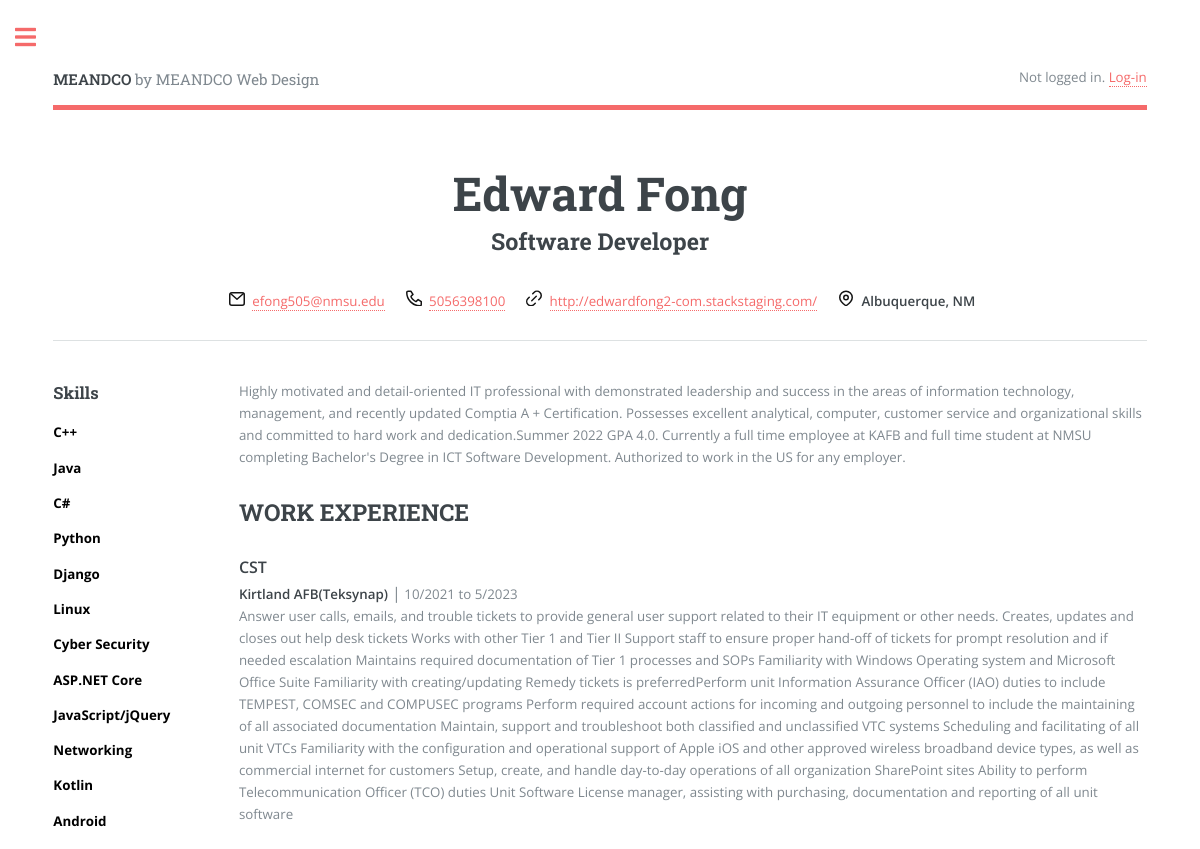
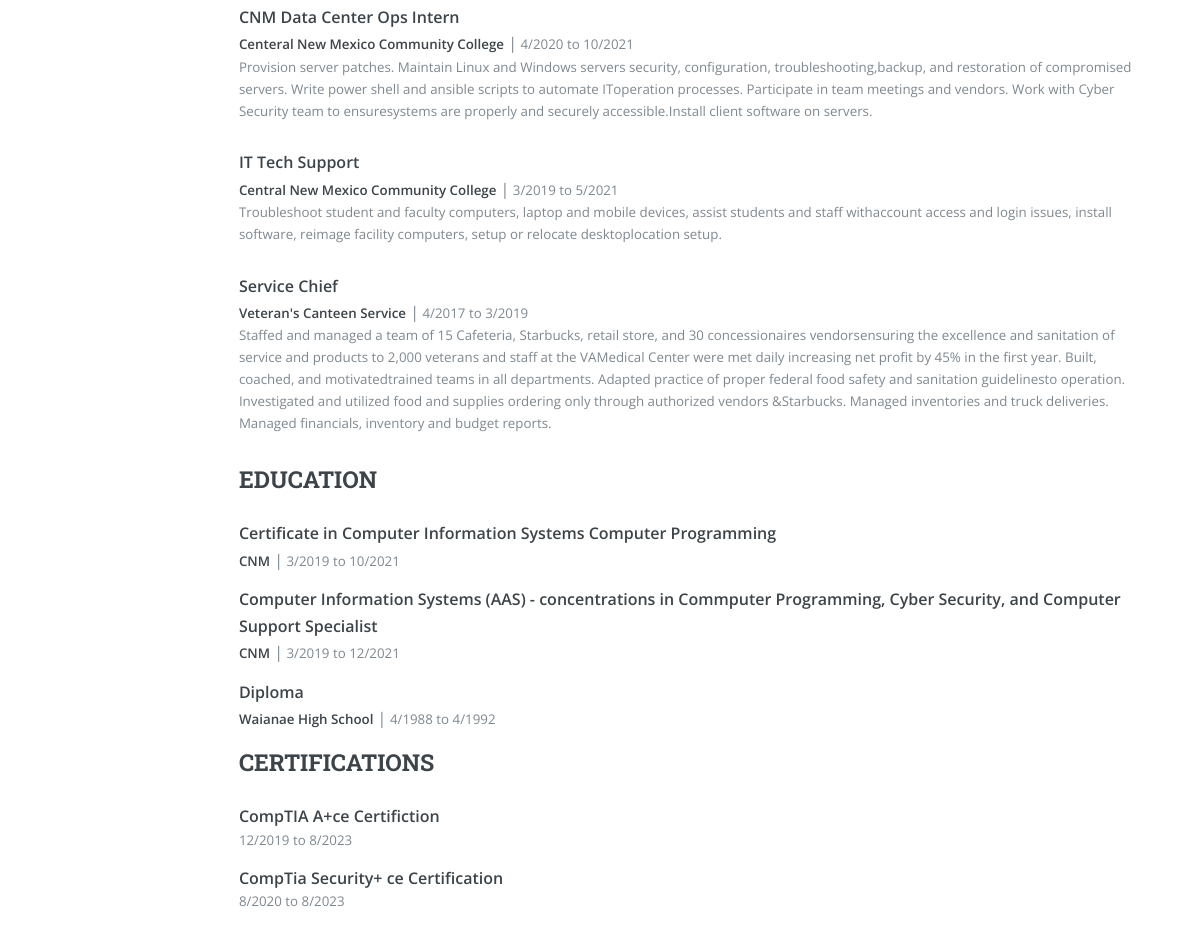
The page /about/ on the database its author committed (2 pictures, top to bottom).
### resume/models.py (models this page shows, shortened)
class Header(models.Model):
    name = models.CharField(max_length=250)
    intro = models.TextField()
    title = models.CharField(max_length=250)
    phone = models.CharField(max_length=30)
    email = models.EmailField(max_length=250)
    link = models.CharField(max_length=250)
    address = models.CharField(max_length=250)

class Skill(models.Model):
    name = models.CharField(max_length=250)
    def __str__(self):
        return self.name

class WorkExperience(models.Model):
    title = models.CharField(max_length=250)
    location = models.CharField(max_length=250)
    start = models.DateField()
    end = models.DateField()
    duties = models.TextField()
    class Meta:
        ordering = ['-start', 'end']
        indexes = [
            models.Index(fields=['-start'])
        ]

class Education(models.Model):
    title = models.CharField(max_length=250)
    school = models.CharField(max_length=250)
    start = models.DateField()
    end = models.DateField()
    class Meta:
        ordering = ['-start', 'end']
        indexes = [
            models.Index(fields=['-start'])
        ]

### resume/views.py (the view)
# urls.py: path('about/', views.about, name='about'),
def about(request):
    head = Header.objects.all()
    skills = Skill.objects.all()
    work = WorkExperience.objects.all()
    education = Education.objects.all()
    certifications = Certification.objects.all()
    context = {'head': head, 'skills':skills,
                'work':work,'education':education,
                'certifications': certifications}
    return render(request, 'resume/about.html', context)

### resume/templates/resume/about.html (shortened to what this page needs)
{% extends "homebase.html" %}
{% load static %}
{% block content %}
<section>
    <header class="main">
        {% if head %}
            {% for h in head  %}
            <h1 id="h1Header" class="cent">{{ h.name }}</h1>
            <h2 id="h2Header" class="cent">{{ h.title }}</h2>
            <ul class="icons cent">
                <li>
                    <a href="mailto:{{ h.email }}"><span class="label">{{ h.email }}</span></a>
                </li>
                <li>
                    <a href="tel:{{ h.phone }}"><span class="label">{{ h.phone }}</span></a>
                </li>
                <li>
                    <a href="{{ h.link }}"><span class="label">{{ h.link }}</span></a>
                </li>
                <li>
                    <span class="label"><strong>{{ h.address }}</strong></span>
                </li>
            </ul>
            <hr class="headerhr" />
            {% endfor %}
        {% endif %}
    </header>
    <div class="row">
        <div class="col-2 col-12-small">
            <h3>Skills</h3>
            <ul class="no-bullets">
                {% if skills %}
                    {% for skill in skills %}
                        <li class="no-bullets">{{ skill }}</li>
                    {% endfor %}
                {% endif %}
            </ul>
        </div>
        <div class="col-10 col-12-small">
            {% if head %}
            {% for h in head %}
            <p class="intro">{{ h.intro }}</p>
            {% endfor %}
            {% endif %}
            <h2>WORK EXPERIENCE</h2>
            {% if work %}
                {% for experience in work %}
                <span class="jobtitle"><strong>{{ experience.title }}</strong></span>
                <div><strong>{{ experience.location }}</strong><span class="seperate"> |</span> {{ experience.start| date:"n/Y"}} to {{ experience.end | date:"n/Y"}}</div>
                <div class="jobduties">{{ experience.duties }}</div>
                {% endfor %}
            {% endif %}
            <h2>EDUCATION</h2>
            {% if education %}
            {% for ed in education %}
                <span class="edutitle"><strong>{{ ed.title }}</strong></span>
                <div class="edumargin"><strong>{{ ed.school}}</strong><span class="seperate"> |</span> {{ ed.start | date:"n/Y" }} to {{ ed.end | date:"n/Y"}}</div>
            {% endfor %}
            {% endif %}
            <h2>CERTIFICATIONS</h2>
            {% if cerficaations %}
            {% for cert in certifications %}
            <span class="edutitle"><strong>{{ cert.name }}</strong></span>
            <div class="edumargin">{{ cert.start | date:"n, Y"}} to {{ cert.end }}</div>
            {% endfor %}
            {% else %}
            <span class="edutitle"><strong>CompTIA A+ce Certifiction</strong></span>
            <div class="edumargin">12/2019 to 8/2023</div>
            <span class="edutitle"><strong>CompTia Security+ ce Certification</strong></span>
            <div class="edumargin">8/2020 to 8/2023</div>
            {% endif %}
        </div>
    </div>
</section>
{% endblock content %}

### static/assets/css/main.css (style rules this page uses)
html, body, div, span, applet, object, iframe, h1, h2, h3, h4, h5, h6, p, blockquote, pre, a, abbr, acronym, address, big, cite, code, del, dfn, em, img, ins, kbd, q, s, samp, small, strike, strong, sub, sup, tt, var, b, u, i, center, dl, dt, dd, ol, ul, li, fieldset, form, label, legend, table, caption, tbody, tfoot, thead, tr, th, td, article, aside, canvas, details, embed, figure, figcaption, footer, header, hgroup, menu, nav, output, ruby, section, summary, time, mark, audio, video { margin: 0; padding: 0; border: 0; font-size: 100%; font: inherit; vertical-align: baseline; }
article, aside, details, figcaption, figure, footer, header, hgroup, menu, nav, section { display: block; }
body { line-height: 1; }
ol, ul { list-style: none; }
body { -webkit-text-size-adjust: none; }
body { -ms-overflow-style: scrollbar; }
html { box-sizing: border-box; }
*, *:before, *:after { box-sizing: inherit; }
body { background: #ffffff; }
body, input, select, textarea { color: #7f888f; font-family: "Open Sans", sans-serif; font-size: 13pt; font-weight: 400; line-height: 1.65; }
@media screen and (max-width: 1680px) { body, input, select, textarea { font-size: 11pt; } }
@media screen and (max-width: 1280px) { body, input, select, textarea { font-size: 10pt; } }
a { -moz-transition: color 0.2s ease-in-out, border-bottom-color 0.2s ease-in-out; -webkit-transition: color 0.2s ease-in-out, border-bottom-color 0.2s ease-in-out; -ms-transition: color 0.2s ease-in-out, border-bottom-color 0.2s ease-in-out; transition: color 0.2s ease-in-out, border-bottom-color 0.2s ease-in-out; border-bottom: dotted 1px; color: #f56a6a; text-decoration: none; }
strong, b { color: #3d4449; font-weight: 600; }
p { margin: 0 0 2em 0; }
h1, h2, h3, h4, h5, h6 { color: #3d4449; font-family: "Roboto Slab", serif; font-weight: 700; line-height: 1.5; margin: 0 0 1em 0; }
h1 { font-size: 4em; margin: 0 0 0.5em 0; line-height: 1.3; }
h2 { font-size: 1.75em; }
h3 { font-size: 1.25em; }
@media screen and (max-width: 1680px) { h1 { font-size: 3.5em; } }
hr { border: 0; border-bottom: solid 1px rgba(210, 215, 217, 0.75); margin: 2em 0; }
.row { display: flex; flex-wrap: wrap; box-sizing: border-box; align-items: stretch; }
.row > * { box-sizing: border-box; }
.row > .col-2 { width: 16.66667%; }
.row > .col-10 { width: 83.33333%; }
.row { margin-top: 0; margin-left: -1.5em; }
.row > * { padding: 0 0 0 1.5em; }
@media screen and (max-width: 1680px) { .row { display: flex; flex-wrap: wrap; box-sizing: border-box; align-items: stretch; } }
@media screen and (max-width: 1680px) { .row > * { box-sizing: border-box; } }
@media screen and (max-width: 1680px) { .row { margin-top: 0; margin-left: -1.5em; } }
@media screen and (max-width: 1680px) { .row > * { padding: 0 0 0 1.5em; } }
@media screen and (max-width: 1280px) { .row { display: flex; flex-wrap: wrap; box-sizing: border-box; align-items: stretch; } }
@media screen and (max-width: 1280px) { .row > * { box-sizing: border-box; } }
@media screen and (max-width: 1280px) { .row { margin-top: 0; margin-left: -1.5em; } }
@media screen and (max-width: 1280px) { .row > * { padding: 0 0 0 1.5em; } }
header.main > :last-child { margin: 0 0 1em 0; }
ul { list-style: disc; margin: 0 0 2em 0; padding-left: 1em; }
ul li { padding-left: 0.5em; }
ul.icons { cursor: default; list-style: none; padding-left: 0; }
ul.icons li { display: inline-block; padding: 0 1em 0 0; }
ul.icons li:last-child { padding-right: 0; }
#main > .inner > section { padding: 6em 0 4em 0 ; border-top: solid 2px rgba(210, 215, 217, 0.75); }
#main > .inner > section:first-of-type { border-top: 0 !important; }
@media screen and (max-width: 1680px) { #main > .inner > section { padding: 5em 0 3em 0 ; } }
@media screen and (max-width: 1280px) { #main > .inner > section { padding: 4em 0 2em 0 ; } }

### resume/templates/resume/about.html (style rules this page uses)
#h1Header { margin-bottom: 0; }
#h2Header { margin-top: 0; }
hr.headerhr { margin: 1em 0; margin-top: 1em !important; margin-bottom: 3em !important; }
.cent { text-align: center; }
p.intro { margin-top: 0%; }
ul.no-bullets { list-style-type: none; padding: 0; margin: 0; }
ul li.no-bullets { margin: 0%; padding: 0%; font-weight: bolder; color: black; margin-bottom: 1em; }
.jobtitle { font-weight: bolder; font-size: larger; }
.edutitle { font-weight: bolder; font-size: larger; }
.seperate { font-size: larger; }
.jobduties { margin-bottom: 2em; }
.edumargin { margin-bottom: 1em; }

### rows shown on the page
Header: name "Edward Fong", title "Software Developer", email "efong505@nmsu.edu", phone "5056398100", link "http://edwardfong2-com.stackstaging.com/", address "Albuquerque, NM", intro "Highly motivated and detail-oriented IT professional with demonstrated leadership and success in the areas of information technology, management, and recently updated Comptia A + Certification. Possesses excellent analytical, computer, customer service and organizational skills and committed to hard work and dedication.Summer 2022 GPA 4.0. Currently a full time employee at KAFB and full time student at NMSU completing Bachelor's Degree in ICT Software Development. Authorized to work in the US for any employer."
Skill: name "C++"
Skill: name "Java"
Skill: name "C#"
Skill: name "Python"
Skill: name "Django"
Skill: name "Linux"
Skill: name "Cyber Security"
Skill: name "ASP.NET Core"
Skill: name "JavaScript/jQuery"
Skill: name "Networking"
Skill: name "Kotlin"
Skill: name "Android"
WorkExperience: title "CST", location "Kirtland AFB(Teksynap)", start "10/2021", end "5/2023", duties "Answer user calls, emails, and trouble tickets to provide general user support related to their IT equipment or other needs. Creates, updates and closes out help desk tickets Works with other Tier 1 and Tier II Support staff to ensure proper hand-off of tickets for prompt resolution and if needed escalation Maintains required documentation of Tier 1 processes and SOPs Familiarity with Windows Operating system and Microsoft Office Suite Familiarity with creating/updating Remedy tickets is preferredPerform unit Information Assurance Officer (IAO) duties to include TEMPEST, COMSEC and COMPUSEC programs Perform required account actions for incoming and outgoing personnel to include the…"
WorkExperience: title "CNM Data Center Ops Intern", location "Centeral New Mexico Community College", start "4/2020", end "10/2021", duties "Provision server patches. Maintain Linux and Windows servers security, configuration, troubleshooting,backup, and restoration of compromised servers. Write power shell and ansible scripts to automate IToperation processes. Participate in team meetings and vendors. Work with Cyber Security team to ensuresystems are properly and securely accessible.Install client software on servers."
WorkExperience: title "IT Tech Support", location "Central New Mexico Community College", start "3/2019", end "5/2021", duties "Troubleshoot student and faculty computers, laptop and mobile devices, assist students and staff withaccount access and login issues, install software, reimage facility computers, setup or relocate desktoplocation setup."
WorkExperience: title "Service Chief", location "Veteran's Canteen Service", start "4/2017", end "3/2019", duties "Staffed and managed a team of 15 Cafeteria, Starbucks, retail store, and 30 concessionaires vendorsensuring the excellence and sanitation of service and products to 2,000 veterans and staff at the VAMedical Center were met daily increasing net profit by 45% in the first year. Built, coached, and motivatedtrained teams in all departments. Adapted practice of proper federal food safety and sanitation guidelinesto operation. Investigated and utilized food and supplies ordering only through authorized vendors &Starbucks. Managed inventories and truck deliveries. Managed financials, inventory and budget reports."
Education: title "Certificate in Computer Information Systems Computer Programming", school "CNM", start "3/2019", end "10/2021"
Education: title "Computer Information Systems (AAS) - concentrations in Commputer Programming, Cyber Security, and Computer Support Specialist", school "CNM", start "3/2019", end "12/2021"
Education: title "Diploma", school "Waianae High School", start "4/1988", end "4/1992"
